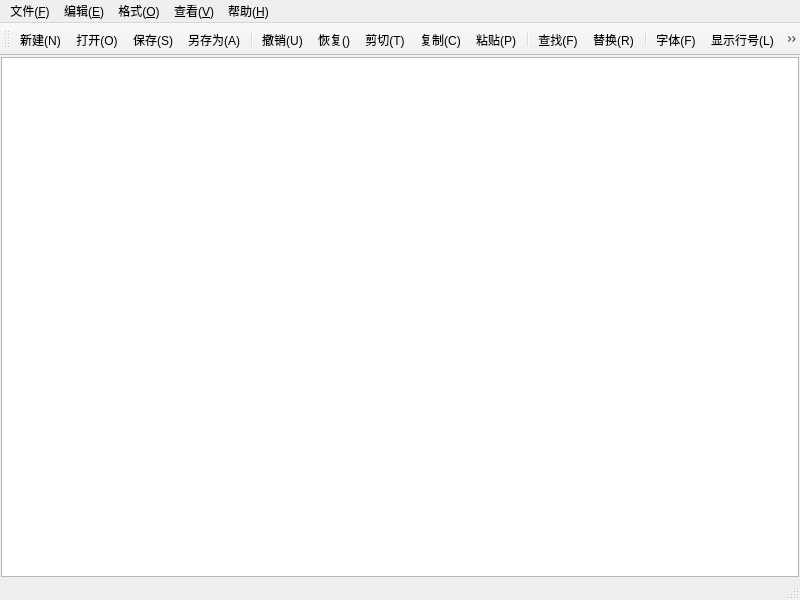
<?xml version="1.0" encoding="UTF-8"?>
<ui version="4.0">
 <class>MainWindow</class>
 <widget class="QMainWindow" name="MainWindow">
  <property name="geometry">
   <rect>
    <x>0</x>
    <y>0</y>
    <width>800</width>
    <height>600</height>
   </rect>
  </property>
  <property name="windowTitle">
   <string>记事本</string>
  </property>
  <widget class="QWidget" name="centralwidget">
   <layout class="QHBoxLayout" name="horizontalLayout">
    <property name="spacing">
     <number>0</number>
    </property>
    <property name="leftMargin">
     <number>1</number>
    </property>
    <property name="topMargin">
     <number>1</number>
    </property>
    <property name="rightMargin">
     <number>1</number>
    </property>
    <property name="bottomMargin">
     <number>1</number>
    </property>
    <item>
     <widget class="CodeEditor" name="textEdit"/>
    </item>
   </layout>
  </widget>
  <widget class="QMenuBar" name="menubar">
   <property name="geometry">
    <rect>
     <x>0</x>
     <y>0</y>
     <width>800</width>
     <height>18</height>
    </rect>
   </property>
   <widget class="QMenu" name="menu">
    <property name="title">
     <string>文件(&amp;F)</string>
    </property>
    <addaction name="actionNew"/>
    <addaction name="actionOpen"/>
    <addaction name="actionSave"/>
    <addaction name="actionSaveAs"/>
    <addaction name="separator"/>
    <addaction name="actionExit"/>
   </widget>
   <widget class="QMenu" name="menu_E">
    <property name="title">
     <string>编辑(&amp;E)</string>
    </property>
    <addaction name="actionUndo"/>
    <addaction name="actionRedo"/>
    <addaction name="actionCut"/>
    <addaction name="actionCopy"/>
    <addaction name="actionPaste"/>
    <addaction name="separator"/>
    <addaction name="actionFind"/>
    <addaction name="actionReplace"/>
    <addaction name="separator"/>
    <addaction name="actionSelectALl"/>
   </widget>
   <widget class="QMenu" name="menu_O">
    <property name="title">
     <string>格式(&amp;O)</string>
    </property>
    <addaction name="actionLineWrap"/>
    <addaction name="actionLine"/>
    <addaction name="actionFont"/>
    <addaction name="actionFontColor"/>
    <addaction name="separator"/>
    <addaction name="actionFontBackgroundColor"/>
    <addaction name="action_BackgroundColor"/>
   </widget>
   <widget class="QMenu" name="menu_V">
    <property name="title">
     <string>查看(&amp;V)</string>
    </property>
    <addaction name="actionToolbar"/>
    <addaction name="actionStatus"/>
   </widget>
   <widget class="QMenu" name="menu_H">
    <property name="title">
     <string>帮助(&amp;H)</string>
    </property>
    <addaction name="actionAbout"/>
   </widget>
   <addaction name="menu"/>
   <addaction name="menu_E"/>
   <addaction name="menu_O"/>
   <addaction name="menu_V"/>
   <addaction name="menu_H"/>
  </widget>
  <widget class="QStatusBar" name="statusbar"/>
  <widget class="QToolBar" name="toolBar">
   <property name="windowTitle">
    <string>toolBar</string>
   </property>
   <attribute name="toolBarArea">
    <enum>TopToolBarArea</enum>
   </attribute>
   <attribute name="toolBarBreak">
    <bool>false</bool>
   </attribute>
   <addaction name="actionNew"/>
   <addaction name="actionOpen"/>
   <addaction name="actionSave"/>
   <addaction name="actionSaveAs"/>
   <addaction name="separator"/>
   <addaction name="actionUndo"/>
   <addaction name="actionRedo"/>
   <addaction name="actionCut"/>
   <addaction name="actionCopy"/>
   <addaction name="actionPaste"/>
   <addaction name="separator"/>
   <addaction name="actionFind"/>
   <addaction name="actionReplace"/>
   <addaction name="separator"/>
   <addaction name="actionFont"/>
   <addaction name="actionLine"/>
   <addaction name="actionLineWrap"/>
   <addaction name="separator"/>
   <addaction name="actionToolbar"/>
   <addaction name="actionStatus"/>
   <addaction name="separator"/>
  </widget>
  <action name="actionNew">
   <property name="icon">
    <iconset resource="notepad.qrc">
     <normaloff>:/image2/file-add-line.png</normaloff>:/image2/file-add-line.png</iconset>
   </property>
   <property name="text">
    <string>新建(&amp;N)</string>
   </property>
   <property name="toolTip">
    <string>新建</string>
   </property>
   <property name="shortcut">
    <string>Ctrl+N</string>
   </property>
  </action>
  <action name="actionOpen">
   <property name="icon">
    <iconset resource="notepad.qrc">
     <normaloff>:/image2/folder-open-fill.png</normaloff>:/image2/folder-open-fill.png</iconset>
   </property>
   <property name="text">
    <string>打开(&amp;O)</string>
   </property>
   <property name="toolTip">
    <string>打开</string>
   </property>
   <property name="shortcut">
    <string>Ctrl+O</string>
   </property>
  </action>
  <action name="actionSave">
   <property name="icon">
    <iconset resource="notepad.qrc">
     <normaloff>:/image2/save-line.png</normaloff>:/image2/save-line.png</iconset>
   </property>
   <property name="text">
    <string>保存(&amp;S)</string>
   </property>
   <property name="toolTip">
    <string>保存</string>
   </property>
   <property name="shortcut">
    <string>Ctrl+S</string>
   </property>
  </action>
  <action name="actionSaveAs">
   <property name="icon">
    <iconset resource="notepad.qrc">
     <normaloff>:/img/saveas.jpg</normaloff>:/img/saveas.jpg</iconset>
   </property>
   <property name="text">
    <string>另存为(&amp;A)</string>
   </property>
   <property name="toolTip">
    <string>另存为</string>
   </property>
  </action>
  <action name="actionUndo">
   <property name="icon">
    <iconset resource="notepad.qrc">
     <normaloff>:/image2/arrow-go-back-line.png</normaloff>:/image2/arrow-go-back-line.png</iconset>
   </property>
   <property name="text">
    <string>撤销(&amp;U)</string>
   </property>
   <property name="toolTip">
    <string>撤销</string>
   </property>
   <property name="shortcut">
    <string>Ctrl+Z</string>
   </property>
  </action>
  <action name="actionCut">
   <property name="icon">
    <iconset resource="notepad.qrc">
     <normaloff>:/image2/scissors-2-fill.png</normaloff>:/image2/scissors-2-fill.png</iconset>
   </property>
   <property name="text">
    <string>剪切(&amp;T)</string>
   </property>
   <property name="toolTip">
    <string>剪切</string>
   </property>
   <property name="shortcut">
    <string>Ctrl+X</string>
   </property>
  </action>
  <action name="actionExit">
   <property name="text">
    <string>退出(&amp;X)</string>
   </property>
   <property name="toolTip">
    <string>退出</string>
   </property>
  </action>
  <action name="actionCopy">
   <property name="icon">
    <iconset resource="notepad.qrc">
     <normaloff>:/image2/file-copy-2-line.png</normaloff>:/image2/file-copy-2-line.png</iconset>
   </property>
   <property name="text">
    <string>复制(&amp;C)</string>
   </property>
   <property name="toolTip">
    <string>复制</string>
   </property>
   <property name="shortcut">
    <string>Ctrl+C</string>
   </property>
  </action>
  <action name="actionPaste">
   <property name="icon">
    <iconset resource="notepad.qrc">
     <normaloff>:/image2/clipboard-fill.png</normaloff>:/image2/clipboard-fill.png</iconset>
   </property>
   <property name="text">
    <string>粘贴(&amp;P)</string>
   </property>
   <property name="toolTip">
    <string>粘贴</string>
   </property>
   <property name="shortcut">
    <string>Ctrl+V</string>
   </property>
  </action>
  <action name="actionFind">
   <property name="icon">
    <iconset resource="notepad.qrc">
     <normaloff>:/image2/file-search-fill.png</normaloff>:/image2/file-search-fill.png</iconset>
   </property>
   <property name="text">
    <string>查找(&amp;F)</string>
   </property>
   <property name="toolTip">
    <string>查找</string>
   </property>
   <property name="shortcut">
    <string>Ctrl+F</string>
   </property>
  </action>
  <action name="actionReplace">
   <property name="icon">
    <iconset resource="notepad.qrc">
     <normaloff>:/image2/refresh-line.png</normaloff>:/image2/refresh-line.png</iconset>
   </property>
   <property name="text">
    <string>替换(&amp;R)</string>
   </property>
   <property name="toolTip">
    <string>替换</string>
   </property>
   <property name="shortcut">
    <string>Ctrl+H</string>
   </property>
  </action>
  <action name="actionFont">
   <property name="icon">
    <iconset resource="notepad.qrc">
     <normaloff>:/image2/t-box-fill.png</normaloff>:/image2/t-box-fill.png</iconset>
   </property>
   <property name="text">
    <string>字体(&amp;F)</string>
   </property>
   <property name="toolTip">
    <string>字体</string>
   </property>
  </action>
  <action name="actionLineWrap">
   <property name="checkable">
    <bool>true</bool>
   </property>
   <property name="icon">
    <iconset resource="notepad.qrc">
     <normaloff>:/image2/text-wrap.png</normaloff>:/image2/text-wrap.png</iconset>
   </property>
   <property name="text">
    <string>自动换行(&amp;W)</string>
   </property>
   <property name="toolTip">
    <string>自动换行</string>
   </property>
  </action>
  <action name="actionToolbar">
   <property name="checkable">
    <bool>true</bool>
   </property>
   <property name="icon">
    <iconset resource="notepad.qrc">
     <normaloff>:/image2/tools-fill.png</normaloff>:/image2/tools-fill.png</iconset>
   </property>
   <property name="text">
    <string>工具栏(&amp;T)</string>
   </property>
   <property name="toolTip">
    <string>工具栏</string>
   </property>
  </action>
  <action name="actionStatus">
   <property name="checkable">
    <bool>true</bool>
   </property>
   <property name="icon">
    <iconset resource="notepad.qrc">
     <normaloff>:/image2/bar-chart-fill.png</normaloff>:/image2/bar-chart-fill.png</iconset>
   </property>
   <property name="text">
    <string>状态栏(&amp;S)</string>
   </property>
   <property name="toolTip">
    <string>状态栏</string>
   </property>
  </action>
  <action name="actionRedo">
   <property name="icon">
    <iconset resource="notepad.qrc">
     <normaloff>:/image2/arrow-go-forward-line.png</normaloff>:/image2/arrow-go-forward-line.png</iconset>
   </property>
   <property name="text">
    <string>恢复(&amp;)</string>
   </property>
   <property name="toolTip">
    <string>恢复</string>
   </property>
   <property name="shortcut">
    <string>Ctrl+Shift+Z</string>
   </property>
  </action>
  <action name="actionSelectALl">
   <property name="text">
    <string>全选(&amp;A)</string>
   </property>
   <property name="toolTip">
    <string>全选</string>
   </property>
   <property name="shortcut">
    <string>Ctrl+A</string>
   </property>
  </action>
  <action name="actionLine">
   <property name="icon">
    <iconset resource="notepad.qrc">
     <normaloff>:/img/line.jpg</normaloff>:/img/line.jpg</iconset>
   </property>
   <property name="text">
    <string>显示行号(&amp;L)</string>
   </property>
   <property name="toolTip">
    <string>显示行号</string>
   </property>
   <property name="shortcut">
    <string>Ctrl+L</string>
   </property>
  </action>
  <action name="actionPrint">
   <property name="icon">
    <iconset resource="notepad.qrc">
     <normaloff>:/img/print.jpg</normaloff>:/img/print.jpg</iconset>
   </property>
   <property name="text">
    <string>打印</string>
   </property>
   <property name="toolTip">
    <string>打印</string>
   </property>
  </action>
  <action name="actionAbout">
   <property name="text">
    <string>关于(&amp;A)</string>
   </property>
   <property name="toolTip">
    <string>关于                                                       </string>
   </property>
  </action>
  <action name="actionFontColor">
   <property name="text">
    <string>字体颜色</string>
   </property>
  </action>
  <action name="actionFontBackgroundColor">
   <property name="text">
    <string>字体背景色</string>
   </property>
   <property name="toolTip">
    <string>字体背景色</string>
   </property>
  </action>
  <action name="action_BackgroundColor">
   <property name="text">
    <string>编辑器背景色</string>
   </property>
  </action>
 </widget>
 <customwidgets>
  <customwidget>
   <class>CodeEditor</class>
   <extends>QPlainTextEdit</extends>
   <header location="global">codeeditor.h</header>
  </customwidget>
 </customwidgets>
 <resources>
  <include location="notepad.qrc"/>
 </resources>
 <connections/>
</ui>
